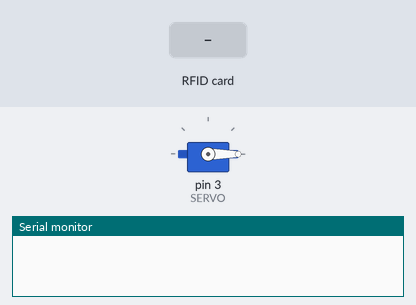
Bench run of a sketch on a simulated Arduino Uno, built with avr-gcc and run on an emulated ATmega328P. Parts: servo, the last lines printed to the serial monitor. The inputs (shaded band) are chosen by the test bench.

Above: at 1.2 s.
1.3 s: RFID card A3 8E A2 98 held to the reader
At 2.1 s:
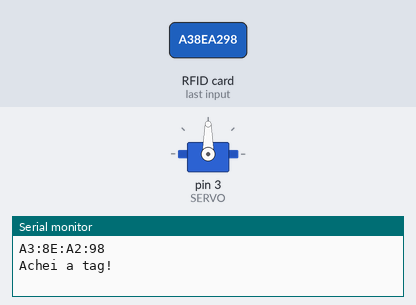
4.3 s: RFID card A3 E6 E3 AE held to the reader
At 7.7 s:
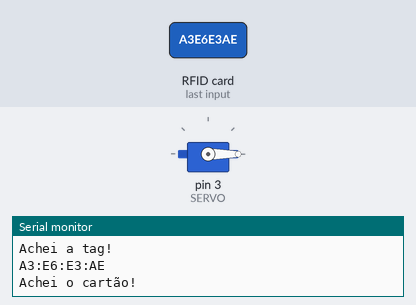
Timing chart, 0 to 9.2 s (numbered marks = the images above; inputs shaded):
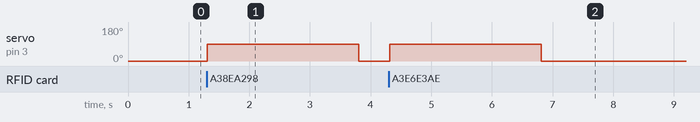

Measured:
- after the input at 1.3 s, servo on pin 3 (SERVO): 0° → 90° at once, → 0° 2.5 s later
- after the input at 4.3 s, servo on pin 3 (SERVO): 0° → 90° at once, → 0° 2.5 s later

The sketch:

Tag_Arduino.ino
```cpp
//Bibliotecas
#include <SPI.h>
#include <MFRC522.h>
#include <Servo.h>

//Portas
#define SS_PIN 10
#define RST_PIN 9
#define SERVO 3

//Variáveis
Servo s;
int pos;

MFRC522 rfid(SS_PIN,RST_PIN);
Servo porta;

void setup() {
//Iniciando a comunicação com o chip
  SPI.begin();
  rfid.PCD_Init();
  Serial.begin(9600);

//Inicia o motor da posição zero
  s.attach(SERVO);
  Serial.begin(9600);
  s.write(0); // Inicia motor posição zero
}

void loop() {
//Checando conexão com o chip
  if(!rfid.PICC_IsNewCardPresent()|| !rfid.PICC_ReadCardSerial())
    return;
//Montar o endereço do código
  String strID = "";
  for(byte i = 0 ; i<4;i++){
    strID +=
      (rfid.uid.uidByte[i] < 0x10 ? "0" : "") +
      String(rfid.uid.uidByte[i],HEX) +
      (i!=3 ? ":" : "");
  }

//Acesso com a tag e cartão
  strID.toUpperCase();
  Serial.println(strID);
  if(strID.indexOf("A3:8E:A2:98") >=0){
    Serial.println("Achei a tag!");
    digitalWrite(4,HIGH);
    s.write(90);
    delay(2500);
    digitalWrite(4,LOW);
    s.write(0);
  }else if(strID.indexOf("A3:E6:E3:AE") >=0){
    Serial.println("Achei o cartão!");
    digitalWrite(4,HIGH);
    s.write(90);
    delay(2500);
    digitalWrite(4,LOW);
    s.write(0);
  }else{
    Serial.println("Acesso negado.");
    digitalWrite(6,HIGH);
    delay(2500);
    digitalWrite(6,LOW);
  }
}
```
